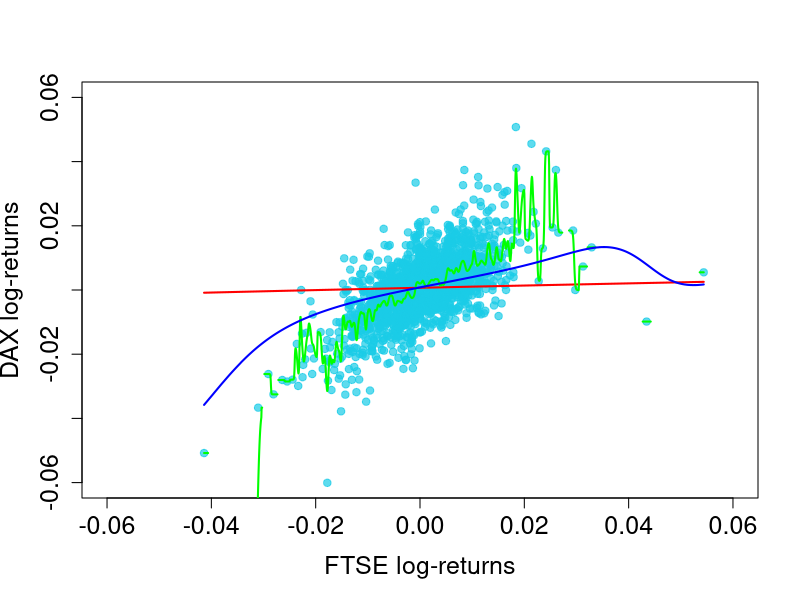

Source code (R):
# load necessary packages
require(datasets)
require(class)
require(grDevices)
require(lattice)

# define log-returns for the DAX and FTSE indeces
r.dax = diff(log(EuStockMarkets[, 1]))
r.ftse = diff(log(EuStockMarkets[, 4]))

# estimated log-returns for the DAX index for different bandwidths
np.reg.b1 = ksmooth(r.ftse, r.dax, kernel = "normal", bandwidth = 0.1)  # h = 0.1
np.reg.b2 = ksmooth(r.ftse, r.dax, kernel = "normal", bandwidth = length(r.dax)^(-1))  # h = 1/n
np.reg.b3 = ksmooth(r.ftse, r.dax, kernel = "normal", bandwidth = length(r.dax)^(-(1/2)))  # h = 1/n^0.5

# plot for the regression results
par(cex.axis = 1.5, cex.lab = 1.5, pch = 19, cex = 1)  # graphical parameters
plot(r.ftse, r.dax, xlim = c(-0.06, 0.06), ylim = c(-0.06, 0.06), xlab = "FTSE log-returns", ylab = "DAX log-returns", 
    col = rgb(0.1, 0.8, 0.9, alpha = 0.7))
lines(np.reg.b1, col = "red", lwd = 2)  # regression line with h = 0.1
lines(np.reg.b2, col = "green", lwd = 2)  # regression line with h = 1/n
lines(np.reg.b3, col = "blue", lwd = 2)  # regression line with h = 1/n^0.5
